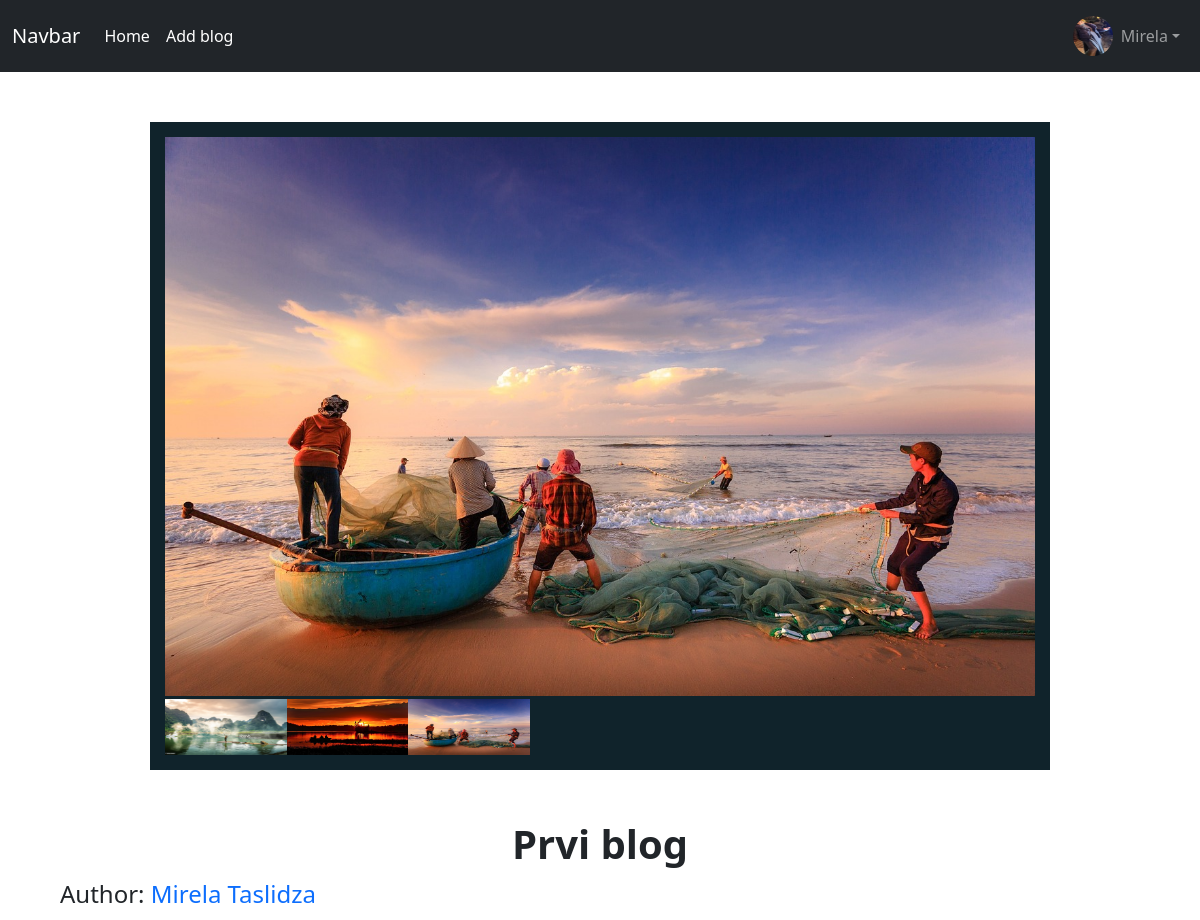
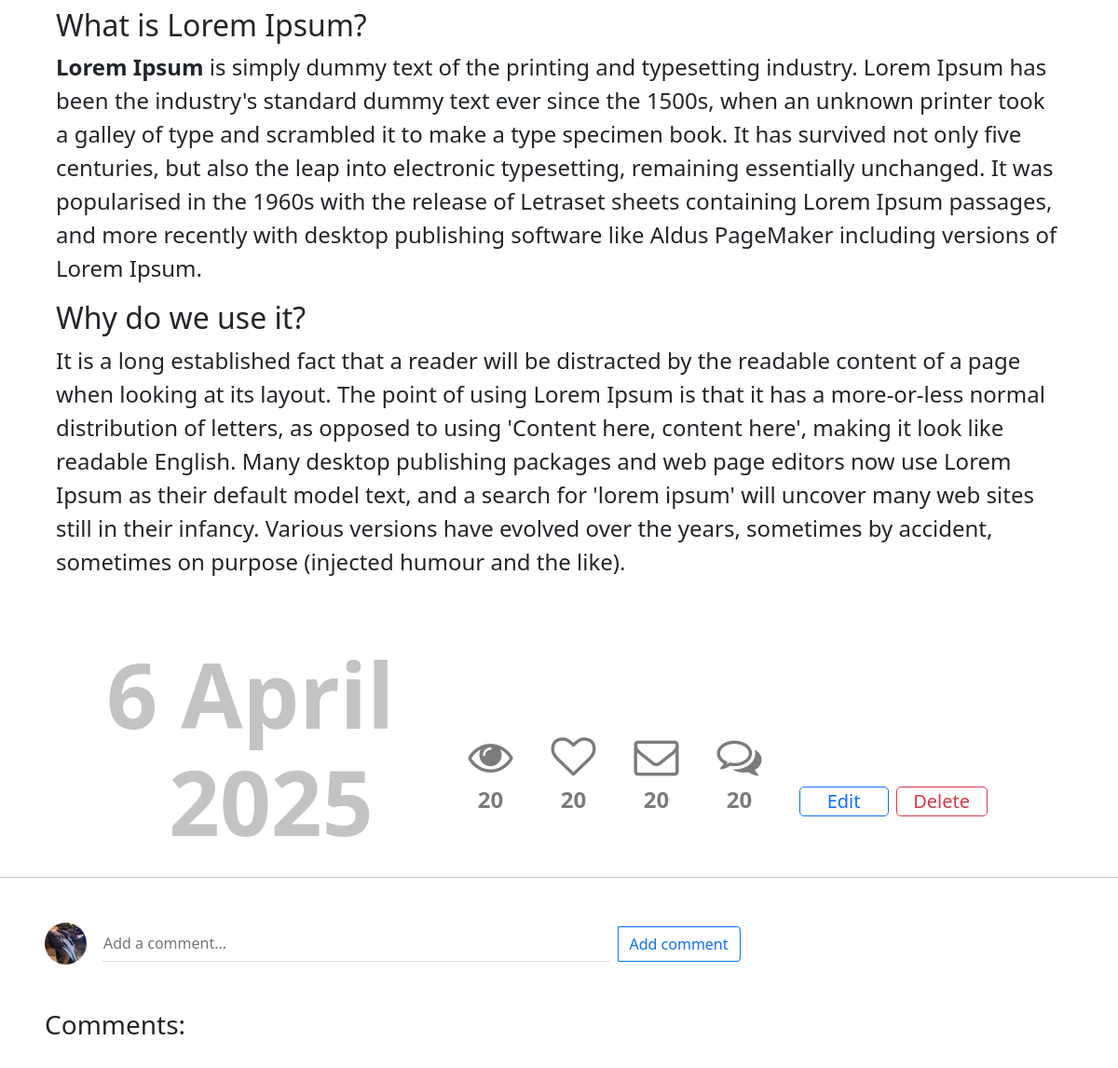
/1/ (signed in), run on the app's committed database (2 pictures, top to bottom).
### profiles/models.py (models this page shows, shortened)
class Profile (models.Model):
    user = models.OneToOneField(User, on_delete=models.CASCADE)
    bio = models.TextField(blank=True)
    profile_image = models.ImageField(default="avatar.png", upload_to="avatars/")
    date_of_birth = models.DateField(null=True, blank=True)
    old_email = models.EmailField(blank=True, null=True)
    new_email = models.EmailField(blank=True, null=True)
    email_confirmed = models.BooleanField(default=False)
    updated = models.DateTimeField(auto_now=True)
    created = models.DateTimeField(auto_now_add=True)

### blog/models.py (models this page shows, shortened)
class Image(models.Model):
    blog = models.ForeignKey(Blog, on_delete=models.CASCADE, related_name='images') # sliku povezujemo sa blogom
    image = models.ImageField(upload_to='blog_images/') # sliku pohranjujemo u direktorij
    uploaded_at = models.DateTimeField(auto_now_add=True) # kada je slika pohranjena

class Blog(models.Model):
    author = models.ForeignKey(User, on_delete=models.CASCADE, related_name='blogs') # author bloga
    title = models.CharField(max_length=255) #naslov bloga
    slug = models.SlugField(unique=True, blank=True) # slug bloga koji če da sadrži  naziv aplikacij ei id bloga
    content = HTMLField() # sadrzaj bloga
    created_at = models.DateTimeField(auto_now_add=True) # kada je  blog kreiran
    updated_at = models.DateTimeField(auto_now=True) # kada je blog azuriran
    is_published = models.BooleanField(default=True) # da li je blog objavljivan
    is_public = models.BooleanField(default=True)  # Da li je blog javni ili privatni
    meta_description = models.CharField(max_length=255, blank=True) # Ovo je kratak opis koji se koristi za pretragu na internetu
    meta_keywords = models.CharField(max_length=255, blank=True) # Ovo je kljucne rijeci koje se koriste za pretragu na internetu4

### blog/views.py (the view)
# urls.py: path('<int:pk>/', views.blog_detail, name='blog_detail'),
@login_required
def blog_detail(request, pk):
    blog = Blog.objects.get(pk=pk)
    return render(request, 'blog/blog_detail.html', {'blog': blog})

### blog/templates/blog/blog_detail.html (shortened to what this page needs)
{% extends 'base.html' %}
{% load static %}
{%block css%}
<link rel="stylesheet" href="{% static 'css/blog_detail.css' %}">
<link rel="stylesheet" href="{% static 'css/slider.css' %}">
<link rel="stylesheet" href="{% static 'css/comment.css' %}">
{%endblock css%}
{% block content %}
<div class="blog_detail">
        <div id="slider-wrapper">
            <div id="image-slider">
                <ul>
                    {% for image in blog.images.all %}
                    <li class="active-img">
                        <img src="{{ image.image.url }}" alt="Slika za blog {{ blog.title }}" >
                    </li>
                    {%endfor%}
                </ul>
            </div>
            <div id="thumbnail">
                {% for image in blog.images.all %}
                <ul>
                    <li><img src="{{ image.image.url }}" alt="Slika za blog {{ blog.title }}" ></li>
                </ul>
                {% endfor %}
            </div>
        </div>
        <div class="text">
            <h1 style="font-weight: bold; text-align: center;">{{blog.title}}</h1>
            <p>Author:  <a href="{% url 'profile' blog.author.pk %}" style="text-decoration: none;">{{blog.author.first_name}} {{blog.author.last_name}}</a></p>
            <p>{{blog.content|safe}}</p>
        </div>
        <div class="row" style="text-align: center;">
            <div class="left_left">
                <h5>{{blog.created_at.day}} {{ blog.created_at|date:"F" }}</h5>
                <h1>{{ blog.created_at|date:"Y" }}</h1>
            </div>
            <div class="left_right">
                <table>
                <tr>
                    <td><i class="fa fa-eye fa-2x"></i></td>
                    <td><i class="fa fa-heart-o fa-2x"></i></td>
                    <td><i class="fa fa-envelope-o fa-2x"></i></td>
                    <td><i class="fa fa-comments-o fa-2x"></i></td>
                </tr>
                <tr>
                    <td>20</td>
                    <td>20</td>
                    <td>20</td>
                    <td>20</td>
                    {% if user.is_authenticated and blog.author == user%}
                    <td class="p-0 m-0" style="width: 100px;"><a href="{% url 'edit_post' blog.pk %}" class="btn btn-outline-primary btn-lg p-0 m-0" style="width: 100%;" >Edit</a></td>
                    <td class="p-0 m-0" style="width: 100px;"><btn id="delete" data-id="{{ blog.pk }}"  class="btn btn-outline-danger btn-lg p-0 m-0  ms-2" style="width: 100%;">Delete</btn></td>
                    {% endif %}
                </tr>
                </table>
            </div>
        </div>
    </div>
    <hr>
    {% if user.is_authenticated %}
    <form id="comment-form" method="POST" data-slug="{{ blog.slug }}" class="d-flex align-items-center mt-5 mb-5">
        <img src="{{ user.profile.profile_image.url }}" class="rounded-circle me-3 ms-5" alt="User Image" width="45" height="45" />
        <div class="flex-grow-1">
            <div class="input-group">
                <input type="text" name="content" class=" border-0 border-bottom " placeholder="Add a comment..." required style="border-radius: 0; width: 50%;">
                <button type="submit" class="btn btn-outline-primary ms-2">Add comment</button>
            </div>
        </div>
    </form>
    {% endif %}
    <div class="ms-5 mb-5" id="comment" data-slug="{{ blog.slug }}">
        <h3>Comments:</h3>
      </div>
</div>
{% endblock content %}

### templates/base.html (shortened to what this page needs)
{% load static %}
<!DOCTYPE html>
<html lang="en">
<head>
    <link rel="stylesheet" href="https://unpkg.com/dropzone@5/dist/min/dropzone.min.css" type="text/css" />
    <link rel="stylesheet" href="https://cdnjs.cloudflare.com/ajax/libs/font-awesome/4.7.0/css/font-awesome.min.css">
    <link href="https://cdn.jsdelivr.net/npm/bootstrap@5.0.2/dist/css/bootstrap.min.css" rel="stylesheet">
    <link rel="stylesheet" href="{% static 'css/main.css' %}">
    {%block css%} {%endblock css%}
</head>
<body>
    {% include 'navbar.html' %}
    <div class="container_fluid mt-3">
        {% block content %}{% endblock %}
</body>
</html>

### templates/navbar.html (shortened to what this page needs)
<nav class="navbar navbar-expand-lg navbar-dark bg-dark">
    <div class="container-fluid">
        <a class="navbar-brand" href="#">Navbar</a>
        <div class="collapse navbar-collapse" id="navbarSupportedContent">
            <ul class="navbar-nav me-auto mb-2 mb-lg-0">
                <li class="nav-item">
                    <a class="nav-link active" aria-current="page" href="{% url 'home' %}">Home</a>
                </li>
                <li class="nav-item">
                    <a class="nav-link active" aria-current="page" href="{% url 'new_post' %}">Add blog</a>
                </li>
            </ul>
            {% if user.is_authenticated %}
                <ul class="navbar-nav ms-auto">
                    <li class="nav-item dropdown">
                        <a class="nav-link dropdown-toggle d-flex align-items-center" href="#" id="navbarDropdownMenuLink" role="button"
                            data-bs-toggle="dropdown" aria-expanded="false">
                            <img src="{{ user.profile.profile_image.url }}" class="rounded-circle me-2" width="40" height="40" alt="Profile">
                            {{ user.username }}
                        </a>
                    </li>
                </ul>
            {% endif %}
        </div>
    </div>
</nav>

### blog/static/css/blog_detail.css (style rules this page uses)
.blog_detail { width: 90%; margin: auto; }
.text { margin-top: 50px; font-size: 1.5rem; }
.left_right { display: flex; flex-direction: column; width: 55%; float: right; }
.left_left { width: 40%; display: flex; flex-direction: column; float: left; margin-top: 50px; padding: 0px; }
.left_left h5 { font-size: 6rem; color: #C3C3C3; margin:0; font-weight: bold; }
.left_left h1 { font-size: 6rem; color: #C3C3C3; margin-left: 10%; font-weight: bold; }
.left_right table { margin-top: 150px; width: 550px; }
.left_right td { list-style: none; padding-right: 40px; color: #7B7B7B; font-weight: bold; font-size: 1.5rem; }

### blog/static/css/slider.css (style rules this page uses)
ul { padding: 0; margin: 0; }
#slider-wrapper { max-width: 900px; width: auto; height: auto; margin: 50px auto; background-color: #10232b; padding: 15px; }
#image-slider { width: auto; height: auto; position: relative; overflow: hidden; margin: auto; display: block; }
#image-slider ul { width: 100%; height: 559px; position: relative; }
#image-slider ul li { display: inline-block; position: absolute; top: 0; left: 900px; width: 100%; height: 100%; }
#image-slider ul li img { width: 100%; height: auto; }
#image-slider ul li.active-img { left: 0; }
#thumbnail { cursor: default; margin-top: 3px; height: auto; display: table; width: 100%; }
#thumbnail ul { width: 100%; height: 100%; }
#thumbnail li { list-style: none; float: left; cursor: pointer; min-width: 1px; }
#thumbnail li img { padding: 0; float: left; margin: 0px 1.5px; max-height: 56px; height: 56px; }
#thumbnail li:first-child img { margin-right: 0px; margin-left: 0px; }

### data on the page
Image: image (picture)
Image: image (picture)
Image: image (picture)
Blog: title "Prvi blog", author.first_name "Mirela", author.last_name "Taslidza", content "What is Lorem Ipsum? Lorem Ipsum is simply dummy text of the printing and typesetting industry. Lorem Ipsum has been the industry's standard dummy text ever since the 1500s, when an unknown printer took a galley of type and scrambled it to make a type specimen book. It has survived not only five centuries, but also the leap into electronic typesetting, remaining essentially unchanged. It was popularised in the 1960s with the release of Letraset sheets containing Lorem Ipsum passages, and more recently with desktop publishing software like Aldus PageMaker including versions of Lorem Ipsum. Why do we use it? It is a long established fact that a reader will be distracted by the readable…", created_at.day "6", created_at "April", created_at "2025"

### other printed values
{{ user.username }} "Mirela"
